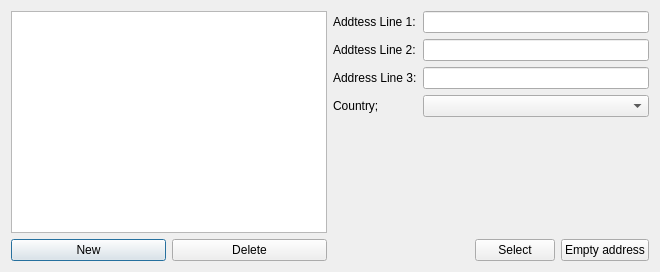
<?xml version="1.0" encoding="UTF-8"?>
<ui version="4.0">
 <class>AddressDialog</class>
 <widget class="QDialog" name="AddressDialog">
  <property name="geometry">
   <rect>
    <x>0</x>
    <y>0</y>
    <width>660</width>
    <height>272</height>
   </rect>
  </property>
  <property name="windowTitle">
   <string>Choose Address</string>
  </property>
  <layout class="QVBoxLayout" name="verticalLayout">
   <item>
    <layout class="QHBoxLayout" name="horizontalLayout">
     <property name="leftMargin">
      <number>0</number>
     </property>
     <property name="rightMargin">
      <number>0</number>
     </property>
     <item>
      <layout class="QVBoxLayout" name="verticalLayout_6">
       <property name="leftMargin">
        <number>0</number>
       </property>
       <item>
        <widget class="QTableView" name="addressTable">
         <property name="selectionMode">
          <enum>QAbstractItemView::SingleSelection</enum>
         </property>
         <property name="selectionBehavior">
          <enum>QAbstractItemView::SelectRows</enum>
         </property>
         <attribute name="verticalHeaderVisible">
          <bool>false</bool>
         </attribute>
        </widget>
       </item>
       <item>
        <layout class="QHBoxLayout" name="horizontalLayout_4">
         <property name="topMargin">
          <number>0</number>
         </property>
         <item>
          <widget class="QPushButton" name="newButton">
           <property name="text">
            <string>New</string>
           </property>
          </widget>
         </item>
         <item>
          <widget class="QPushButton" name="deleteButton">
           <property name="text">
            <string>Delete</string>
           </property>
          </widget>
         </item>
        </layout>
       </item>
      </layout>
     </item>
     <item>
      <layout class="QGridLayout" name="gridLayout">
       <item row="1" column="0">
        <widget class="QLabel" name="label_2">
         <property name="text">
          <string>Addtess Line 2:</string>
         </property>
        </widget>
       </item>
       <item row="0" column="0">
        <widget class="QLabel" name="label">
         <property name="text">
          <string>Addtess Line 1:</string>
         </property>
        </widget>
       </item>
       <item row="2" column="1">
        <widget class="QLineEdit" name="line3Edit">
         <property name="c" stdset="0">
          <string>addressline3</string>
         </property>
        </widget>
       </item>
       <item row="1" column="1">
        <widget class="QLineEdit" name="line2Edit">
         <property name="c" stdset="0">
          <string>addressline2</string>
         </property>
        </widget>
       </item>
       <item row="3" column="1">
        <widget class="QComboBox" name="countryCombo">
         <property name="c" stdset="0">
          <string>countryid</string>
         </property>
        </widget>
       </item>
       <item row="2" column="0">
        <widget class="QLabel" name="label_3">
         <property name="text">
          <string>Address Line 3:</string>
         </property>
        </widget>
       </item>
       <item row="3" column="0">
        <widget class="QLabel" name="label_4">
         <property name="text">
          <string>Country;</string>
         </property>
        </widget>
       </item>
       <item row="0" column="1">
        <widget class="QLineEdit" name="line1Edit">
         <property name="c" stdset="0">
          <string>addressline1</string>
         </property>
        </widget>
       </item>
       <item row="4" column="1">
        <spacer name="verticalSpacer">
         <property name="orientation">
          <enum>Qt::Vertical</enum>
         </property>
         <property name="sizeHint" stdset="0">
          <size>
           <width>20</width>
           <height>40</height>
          </size>
         </property>
        </spacer>
       </item>
       <item row="5" column="0" colspan="2">
        <layout class="QHBoxLayout" name="horizontalLayout_2">
         <property name="topMargin">
          <number>0</number>
         </property>
         <item>
          <spacer name="horizontalSpacer">
           <property name="orientation">
            <enum>Qt::Horizontal</enum>
           </property>
           <property name="sizeHint" stdset="0">
            <size>
             <width>40</width>
             <height>20</height>
            </size>
           </property>
          </spacer>
         </item>
         <item>
          <widget class="QPushButton" name="selectButton">
           <property name="text">
            <string>Select</string>
           </property>
          </widget>
         </item>
         <item>
          <widget class="QPushButton" name="closeButtojn">
           <property name="text">
            <string>Empty address</string>
           </property>
          </widget>
         </item>
        </layout>
       </item>
      </layout>
     </item>
    </layout>
   </item>
  </layout>
 </widget>
 <resources/>
 <connections/>
</ui>
